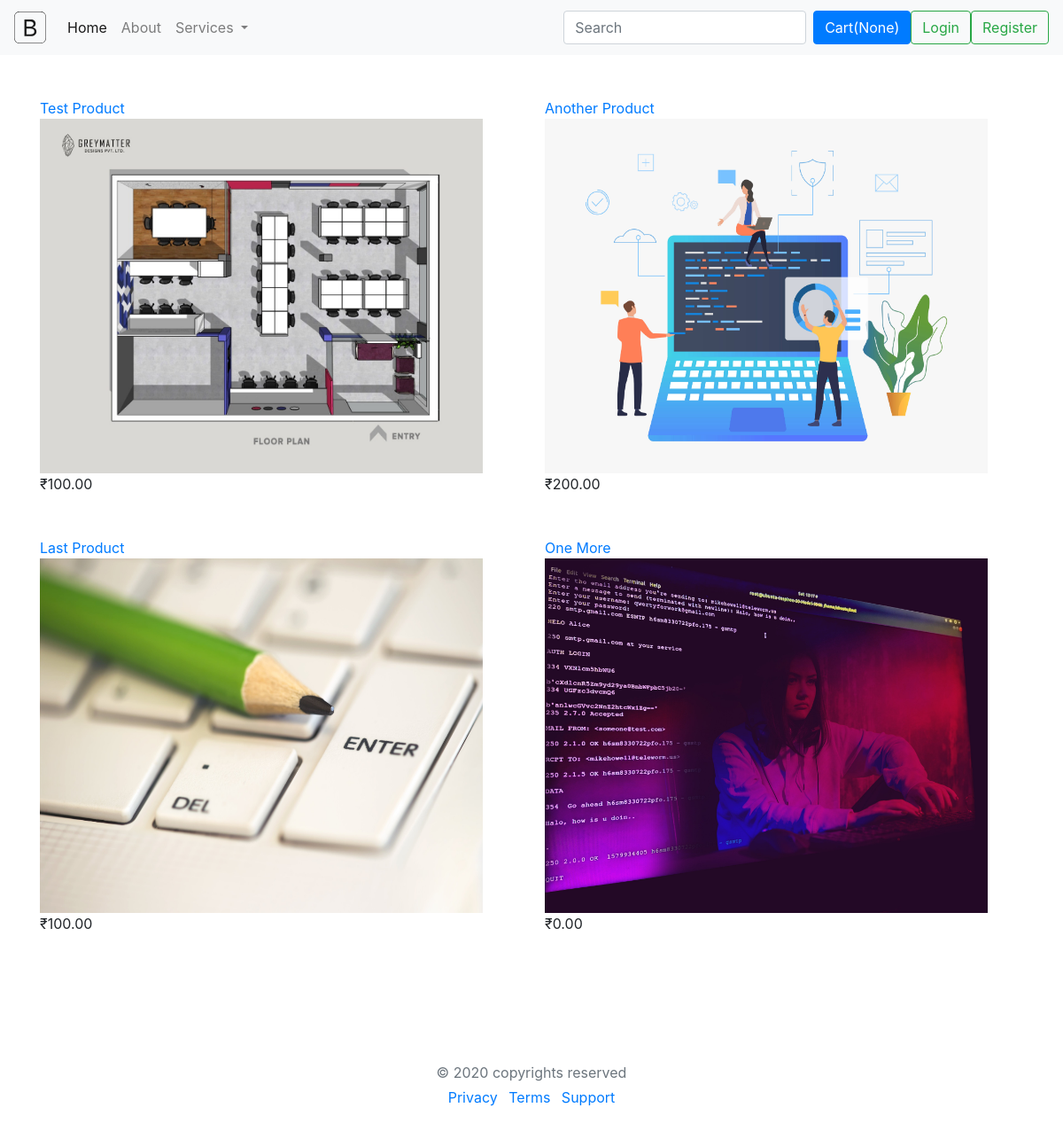
The page / on the database its author committed.
### ecom/models.py (models this page shows, shortened)
class Product(models.Model):
	title = models.CharField(max_length = 100)
	price = models.DecimalField(max_digits = 10, decimal_places = 2)
	slug = models.SlugField()
	description = models.TextField()
	img = models.ImageField(upload_to = '')

### ecom/views.py (the view)
# urls.py: path('', index, name = 'index'),
def index(request):
	p = Product.objects.all()
	context = {'p':p}
	return render(request,'index.html',context)

### ecom/cart.py (called while the page is built)
def cart_id_(request):
	if 'cart_id' not in request.session:
		request.session['cart_id'] = str(uuid.uuid4())
	return request.session['cart_id']

def get_cart_items(request):
	return CartItem.objects.filter(cart_id = cart_id_(request))

def item_count(request):
	return get_cart_items(request).aggregate(count = Sum('quantity'))

### ecom/templates/index.html
{% extends 'base.html' %}
{% block content %}
<br><br>
<div class="row">
{% for i in p %}
<div class="col-md-6">
<a href="{% url 'ecom:detail' i.pk i.slug %}">{{i.title}}</a><br>
<img src="{{i.img.url}}" height="400" width="500"><br>
₹{{i.price}}<br>
<br><br>
</div>
{% endfor %}
</div>
{% endblock %}

### ecom/templates/base.html (shortened to what this page needs)
{% load static %}
<!DOCTYPE html>
<html>
<head>
	<link rel="stylesheet" href="https://stackpath.bootstrapcdn.com/bootstrap/4.4.1/css/bootstrap.min.css">
	<link rel="stylesheet" type="text/css" href="{% static 'style.css' %}">
</head>
<body>
	<nav class="navbar navbar-expand-lg navbar-light bg-light sticky-top">
  <a class="navbar-brand" href="#">
  </a>
  <div class="collapse navbar-collapse" id="navbarSupportedContent">
    <ul class="navbar-nav mr-auto">
      <li class="nav-item active">
        <a class="nav-link" href="{% url 'ecom:index' %}">Home <span class="sr-only">(current)</span></a>
      </li>
      <li class="nav-item">
        <a class="nav-link" href="#">About</a>
      </li>
      <li class="nav-item dropdown">
        <a class="nav-link dropdown-toggle" href="#" id="navbarDropdown" role="button" data-toggle="dropdown" aria-haspopup="true" aria-expanded="false">
          Services
        </a>
      </li>
      <li class="nav-item">
        <a class="nav-link disabled" href="#" tabindex="-1" aria-disabled="true"></a>
      </li>
    </ul>
    <form action = "{% url 'ecom:search' %}" class="form-inline my-2 my-lg-0" method ='GET' value='{{request.GET.q}}'>
      <input class="form-control mr-sm-2" type="search" name = 'q' value = '{{request.GET.q}}' placeholder="Search" aria-label="Search">
      <a href="{% url 'ecom:cart' %}" class="btn btn-primary" role="button">Cart({{count}})</a>
    </form>
    {% if user.is_authenticated %}
      &nbsp;&nbsp;&nbsp;<b>{{request.user}}</b>&nbsp;&nbsp;<a class="btn btn-outline-danger my-2 my-sm-0" href="{% url 'auth_logout' %}">Logout</a>
      {% else %}
      <a class="btn btn-outline-success my-2 my-sm-0" href="{% url 'auth_login' %}">Login</a>
      <a class="btn btn-outline-success my-2 my-sm-0" href="{% url 'registration_register' %}">Register</a>
      {% endif %}
  </div>
</nav>
<div class="container">
	{% block content %}{% endblock %}
</div>
<footer class="my-5 pt-5 text-muted text-center text-small">
        <p class="mb-1">&copy; 2020 copyrights reserved</p>
        <ul class="list-inline">
          <li class="list-inline-item"><a href="#">Privacy</a></li>
          <li class="list-inline-item"><a href="#">Terms</a></li>
          <li class="list-inline-item"><a href="#">Support</a></li>
        </ul>
      </footer>
</body>
</html>

### rows shown on the page
Product: title "Test Product", img (picture), price "100.00"
Product: title "Another Product", img (picture), price "200.00"
Product: title "Last Product", img (picture), price "100.00"
Product: title "One More", img (picture), price "0.00"

### other values the page prints
{{ count }} "None"
